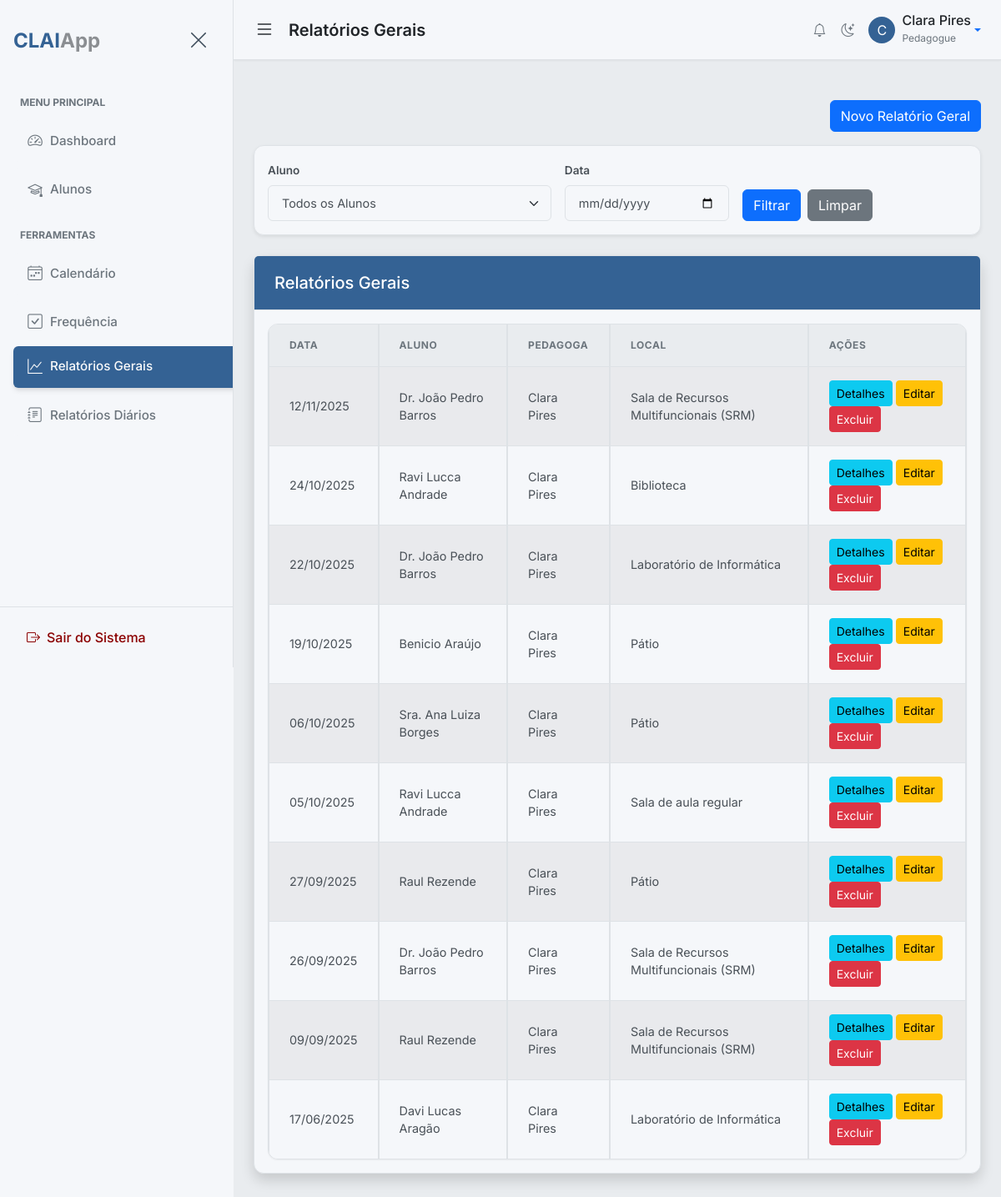
The app's page /general-reports (signed in) with its own data.
### app/models.py (models this page shows)
class BaseModel(Model):
    class Meta:
        database = db

class User(UserMixin, BaseModel):
    username = CharField(unique=True)
    email = CharField(unique=True)
    password = CharField()
    name = CharField()
    profile_picture = CharField(default='default_profile.png')
    role = CharField(default='pedagogue')  # 'admin', 'pedagogue'
    def get_id(self):
        return str(self.id)
    class Meta:
        table_name = 'users'

class GeneralReport(BaseModel):
    student = ForeignKeyField(Student, backref='general_reports')
    pedagogue = ForeignKeyField(User, backref='general_reports')
    date = DateField(default=datetime.date.today)
    location = CharField(null=True)
    initial_conditions = TextField(null=True)
    difficulties_found = TextField(null=True)
    observed_abilities = TextField(null=True)
    activities_performed = TextField(null=True)
    evolutions_observed = TextField(null=True)
    adapted_assessments = BooleanField(null=True)
    professional_impediments = TextField(null=True)
    solutions = TextField(null=True)
    additional_information = TextField(null=True)
    class Meta:
        table_name = 'general_reports'

class Student(BaseModel):
    name = CharField()
    matricula = CharField(unique=True)
    dob = DateField()  # Date of Birth
    cid = CharField(null=True)  # International Classification of Diseases
    email = CharField(null=True)
    phone = CharField(null=True)
    grade = CharField(null=True)  # Turma
    course = CharField(null=True)
    responsible_name = CharField(null=True)
    responsible_phone = CharField(null=True)
    responsible_email = CharField(null=True)
    responsible_cpf = CharField(null=True) # Responsible CPF field added
    pedagogue = ForeignKeyField(User, backref='students', null=True)  # Assign a primary pedagogue
    student_picture = CharField(default='default_student.png')
    specific_needs_description = TextField(null=True)  # New field for RF05
    class Meta:
        table_name = 'students'

### app/routes.py (the view)
@bp.route('/general-reports')
@login_required
def list_general_reports():
    page = request.args.get('page', 1, type=int)
    per_page = Config.PAGINATION_PER_PAGE
    selected_student_id = request.args.get('student_id', type=int)
    selected_date_str = request.args.get('date', '')
    if current_user.role == 'admin':
        reports_query = GeneralReport.select().order_by(GeneralReport.date.desc())
        students = Student.select().order_by(Student.name)
    else:
        reports_query = GeneralReport.select().where(GeneralReport.pedagogue == current_user).order_by(GeneralReport.date.desc())
        students = Student.select().where(Student.pedagogue == current_user).order_by(Student.name)
    if selected_student_id:
        reports_query = reports_query.where(GeneralReport.student.id == selected_student_id)
    if selected_date_str:
        try:
            selected_date = datetime.datetime.strptime(selected_date_str, '%Y-%m-%d').date()
            reports_query = reports_query.where(GeneralReport.date == selected_date)
        except ValueError:
            flash('Formato de data inválido. Use AAAA-MM-DD.', 'warning')
    total_reports = reports_query.count()
    total_pages = (total_reports + per_page - 1) // per_page
    reports = reports_query.paginate(page, per_page)
    paginator_args = {}
    if selected_student_id:
        paginator_args['student_id'] = selected_student_id
    if selected_date_str:
        paginator_args['date'] = selected_date_str
    paginator = {
        'page': page,
        'total_pages': total_pages,
        'route': 'main.list_general_reports',
        'args': paginator_args
    }
    return render_template(
        'general_reports/list_general_reports.html',
        title='Relatórios Gerais',
        reports=reports,
        paginator=paginator,
        students=students,
        selected_student_id=selected_student_id,
        selected_date=selected_date_str
    )

### app/templates/general_reports/list_general_reports.html (shortened to what this page needs)
{% extends "base.html" %}
{% block page_heading %}Relatórios Gerais{% endblock %}
{% block content %}
<div class="row my-4">
    <div class="col-md-12">
        <div class="d-flex justify-content-end mb-3">
            <a href="{{ url_for('main.add_general_report') }}" class="btn btn-primary">Novo Relatório Geral</a>
        </div>
        <div class="card shadow-sm mb-4">
            <div class="card-body">
                <form method="GET" action="{{ url_for('main.list_general_reports') }}">
                    <div class="row g-3 align-items-end">
                        <div class="col-md-5">
                            <label for="student_id" class="form-label">Aluno</label>
                            <select name="student_id" id="student_id" class="form-select">
                                <option value="">Todos os Alunos</option>
                            </select>
                        </div>
                        <div class="col-md-3">
                            <label for="date" class="form-label">Data</label>
                            <input type="date" name="date" id="date" class="form-control" value="{{ selected_date or '' }}">
                        </div>
                        <div class="col-md-4 d-flex align-items-end">
                            <button type="submit" class="btn btn-primary me-2">Filtrar</button>
                            <a href="{{ url_for('main.list_general_reports') }}" class="btn btn-secondary">Limpar</a>
                        </div>
                    </div>
                </form>
            </div>
        </div>
        <div class="card shadow mb-4">
            <div class="card-header bg-primary text-white">
                <h5 class="mb-0">Relatórios Gerais</h5>
            </div>
            <div class="card-body">
                <div class="table-responsive">
                    <table class="table table-striped table-bordered">
                        <thead>
                            <tr>
                                <th scope="col">Data</th>
                                <th scope="col">Aluno</th>
                                <th scope="col">Pedagoga</th>
                                <th scope="col">Local</th>
                                <th scope="col">Ações</th>
                            </tr>
                        </thead>
                        <tbody>
                            {% for report in reports %}
                            <tr>
                                <td>{{ report.date.strftime('%d/%m/%Y') }}</td>
                                <td>{{ report.student.name }}</td>
                                <td>{{ report.pedagogue.name }}</td>
                                <td>{{ report.location }}</td>
                                <td>
                                    <a href="{{ url_for('main.view_general_report', report_id=report.id) }}" class="btn btn-info btn-sm">Detalhes</a>
                                    {% if report.pedagogue == current_user or current_user.role == 'admin' %}
                                        <a href="{{ url_for('main.edit_general_report', report_id=report.id) }}" class="btn btn-warning btn-sm">Editar</a>
                                        <form action="{{ url_for('main.delete_general_report', report_id=report.id) }}" method="POST" style="display:inline;">
                                            <button type="submit" class="btn btn-danger btn-sm" onclick="return confirm('Tem certeza que deseja excluir este relatório?');">Excluir</button>
                                        </form>
                                    {% endif %}
                                </td>
                            </tr>
                            {% else %}
                            <tr>
                                <td colspan="5">Nenhum relatório geral encontrado.</td>
                            </tr>
                            {% endfor %}
                        </tbody>
                    </table>
                </div>
            </div>
        </div>
    </div>
</div>
{% endblock %}

### app/templates/base.html (shortened to what this page needs)
{% from "macros/pagination_macros.html" import render_pagination %}
<!DOCTYPE html>
<html lang="pt-br" data-bs-theme="light"{% block html_attribs %}{% endblock %}>
<head>
    <link href="https://cdn.jsdelivr.net/npm/bootstrap@5.3.8/dist/css/bootstrap.min.css" rel="stylesheet"
>
    <link rel="stylesheet" href="https://cdn.jsdelivr.net/npm/bootstrap-icons@1.11.1/font/bootstrap-icons.css">
    <link href='https://cdn.jsdelivr.net/npm/fullcalendar@6.1.19/main.min.css' rel='stylesheet' />
    <link rel="stylesheet" href="https://cdnjs.cloudflare.com/ajax/libs/font-awesome/6.5.1/css/all.min.css" />
    <link rel="stylesheet" href="{{ url_for('static', filename='css/style.css') }}">
    <link rel="stylesheet" href="{{ url_for('static', filename='css/print.css') }}" media="print">
    <link rel="stylesheet" href="https://cdn.jsdelivr.net/npm/pace-js@latest/pace-theme-default.min.css">
    <link rel="stylesheet" href="https://cdnjs.cloudflare.com/ajax/libs/animate.css/4.1.1/animate.min.css"/>
</head>
<body class="d-flex" id="wrapper"{% block body_attribs %}{% endblock %}>
    {% block body %}
    <div id="sidebar-wrapper">
        <div class="sidebar-heading d-flex justify-content-between align-items-center py-4 px-3">
            <div class="fw-bold fs-4 text-primary tracking-tight">
                {{ config.APP_BASE_NAME }}<span class="text-body text-opacity-50">{{ config.APP_SUFFIX }}</span>
            </div>
            <button class="btn btn-link text-secondary" id="sidebar-close">
                <i class="bi bi-x-lg fs-4"></i>
            </button>
        </div>
        <div class="list-group list-group-flush my-3">
            <small class="text-uppercase text-muted fw-bold px-4 mb-2" style="font-size: 0.75rem;">Menu
                Principal</small>
            <a href="{{ url_for('main.dashboard') }}"
                class="list-group-item list-group-item-action {% if request.endpoint == 'main.dashboard' %}active{% endif %}">
                <i class="bi bi-speedometer2 me-2"></i>Dashboard
            </a>
            <a href="{{ url_for('main.list_students') }}"
                class="list-group-item list-group-item-action {% if request.endpoint == 'main.list_students' %}active{% endif %}">
                <i class="bi bi-mortarboard me-2"></i>Alunos
            </a>
            <small class="text-uppercase text-muted fw-bold px-4 mb-2 mt-3"
                style="font-size: 0.75rem;">Ferramentas</small>
            <a href="{{ url_for('main.calendar') }}"
                class="list-group-item list-group-item-action {% if request.endpoint == 'main.calendar' %}active{% endif %}">
                <i class="bi bi-calendar4-week me-2"></i>Calendário
            </a>
            <a href="{{ url_for('main.mark_attendance') }}"
                class="list-group-item list-group-item-action {% if request.endpoint == 'main.mark_attendance' %}active{% endif %}">
                <i class="bi bi-check-square me-2"></i>Frequência
            </a>
            <a href="{{ url_for('main.list_general_reports') }}"
                class="list-group-item list-group-item-action {% if request.endpoint == 'main.list_general_reports' %}active{% endif %}">
                <i class="bi bi-graph-up me-2"></i>Relatórios Gerais
            </a>
            <a href="{{ url_for('main.list_daily_reports') }}"
                class="list-group-item list-group-item-action {% if 'daily_report' in request.endpoint %}active{% endif %}">
                <i class="bi bi-journal-text me-2"></i>Relatórios Diários
            </a>
        </div>
        <div class="mt-auto p-3 border-top">
            <a href="{{ url_for('main.logout') }}"
                class="d-flex align-items-center text-decoration-none text-danger px-3 py-2 rounded hover-bg-light">
                <i class="bi bi-box-arrow-right me-2"></i>
                <span class="fw-medium">Sair do Sistema</span>
            </a>
        </div>
    </div>
    <div id="page-content-wrapper">
        <nav class="navbar navbar-expand-lg main-navbar px-4">
            <div class="d-flex align-items-center w-100">
                <button class="btn btn-link text-body p-0 me-3" id="menu-toggle">
                    <i class="bi bi-list fs-4"></i>
                </button>
                <h1 class="h5 m-0 fw-semibold text-body">{% block page_heading %}Visão Geral{% endblock %}</h1>
                <div class="ms-auto d-flex align-items-center gap-3">
                    {% if current_user.is_authenticated %}
                    <a href="{{ url_for('main.list_notifications') }}" class="btn btn-link text-body-secondary p-0 position-relative" title="Notificações">
                        <i class="bi bi-bell"></i>
                    </a>
                    {% endif %}
                    <button class="btn btn-link text-body-secondary p-0" id="theme-toggle" title="Alternar Tema">
                        <i class="bi bi-moon-stars"></i>
                    </button>
                    <div class="dropdown">
                        <a class="d-flex align-items-center text-decoration-none dropdown-toggle" href="#" role="button"
                            data-bs-toggle="dropdown" aria-expanded="false">
                            <div class="avatar bg-primary text-white rounded-circle d-flex align-items-center justify-content-center me-2"
                                style="width: 32px; height: 32px;">
                                {% if current_user.is_authenticated %}
                                {{ current_user.name[0] | upper }}
                                {% else %}
                                <i class="bi bi-person"></i>
                                {% endif %}
                            </div>
                            <div class="d-none d-md-block">
                                {% if current_user.is_authenticated %}
                                <span class="fw-medium text-body d-block" style="line-height: 1;">{{
                                    current_user.name }}</span>
                                <small class="text-muted" style="font-size: 0.75rem;">{{ current_user.role |
                                    capitalize }}</small>
                                {% else %}
                                <span class="fw-medium text-body d-block" style="line-height: 1;">Convidado</span>
                                <small class="text-muted" style="font-size: 0.75rem;">Não Autenticado</small>
                                {% endif %}
                            </div>
                        </a>
                    </div>
                </div>
            </div>
        </nav>
        <main class="container-fluid px-4 py-4 animate__animated animate__fadeIn">
            {% block content %}{% endblock %}
        </main>
    </div>
    {% endblock %}
</body>
</html>

### records on screen
User: name "C", name "Clara Pires", role "Pedagogue"
GeneralReport: date "12/11/2025", student.name "Dr. João Pedro Barros", pedagogue.name "Clara Pires", location "Sala de Recursos Multifuncionais (SRM)"
GeneralReport: date "24/10/2025", student.name "Ravi Lucca Andrade", pedagogue.name "Clara Pires", location "Biblioteca"
GeneralReport: date "22/10/2025", student.name "Dr. João Pedro Barros", pedagogue.name "Clara Pires", location "Laboratório de Informática"
GeneralReport: date "19/10/2025", student.name "Benicio Araújo", pedagogue.name "Clara Pires", location "Pátio"
GeneralReport: date "06/10/2025", student.name "Sra. Ana Luiza Borges", pedagogue.name "Clara Pires", location "Pátio"
GeneralReport: date "05/10/2025", student.name "Ravi Lucca Andrade", pedagogue.name "Clara Pires", location "Sala de aula regular"
GeneralReport: date "27/09/2025", student.name "Raul Rezende", pedagogue.name "Clara Pires", location "Pátio"
GeneralReport: date "26/09/2025", student.name "Dr. João Pedro Barros", pedagogue.name "Clara Pires", location "Sala de Recursos Multifuncionais (SRM)"
GeneralReport: date "09/09/2025", student.name "Raul Rezende", pedagogue.name "Clara Pires", location "Sala de Recursos Multifuncionais (SRM)"
GeneralReport: date "17/06/2025", student.name "Davi Lucas Aragão", pedagogue.name "Clara Pires", location "Laboratório de Informática"

### other values on screen
{{ config.APP_BASE_NAME }} "CLAI"
{{ config.APP_SUFFIX }} "App"
